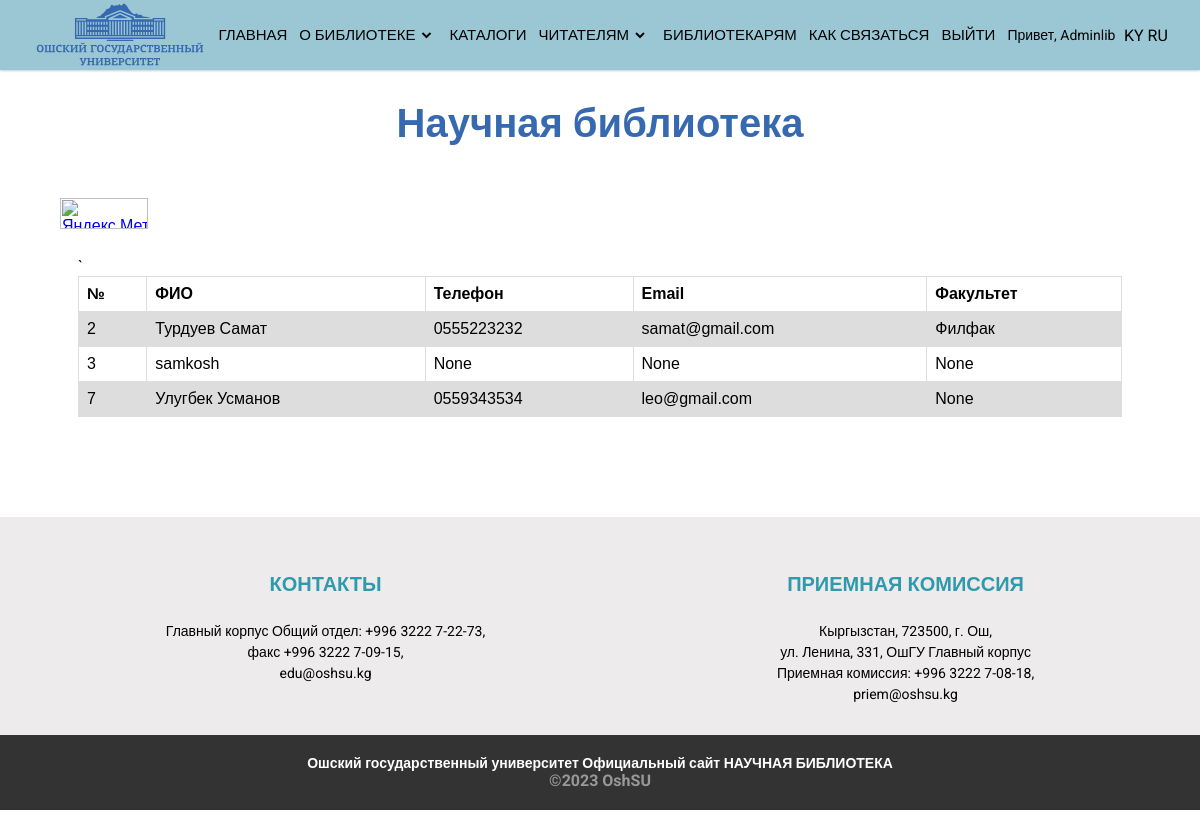
The page /libraries/infoLib (signed in) on the database as committed earlier.
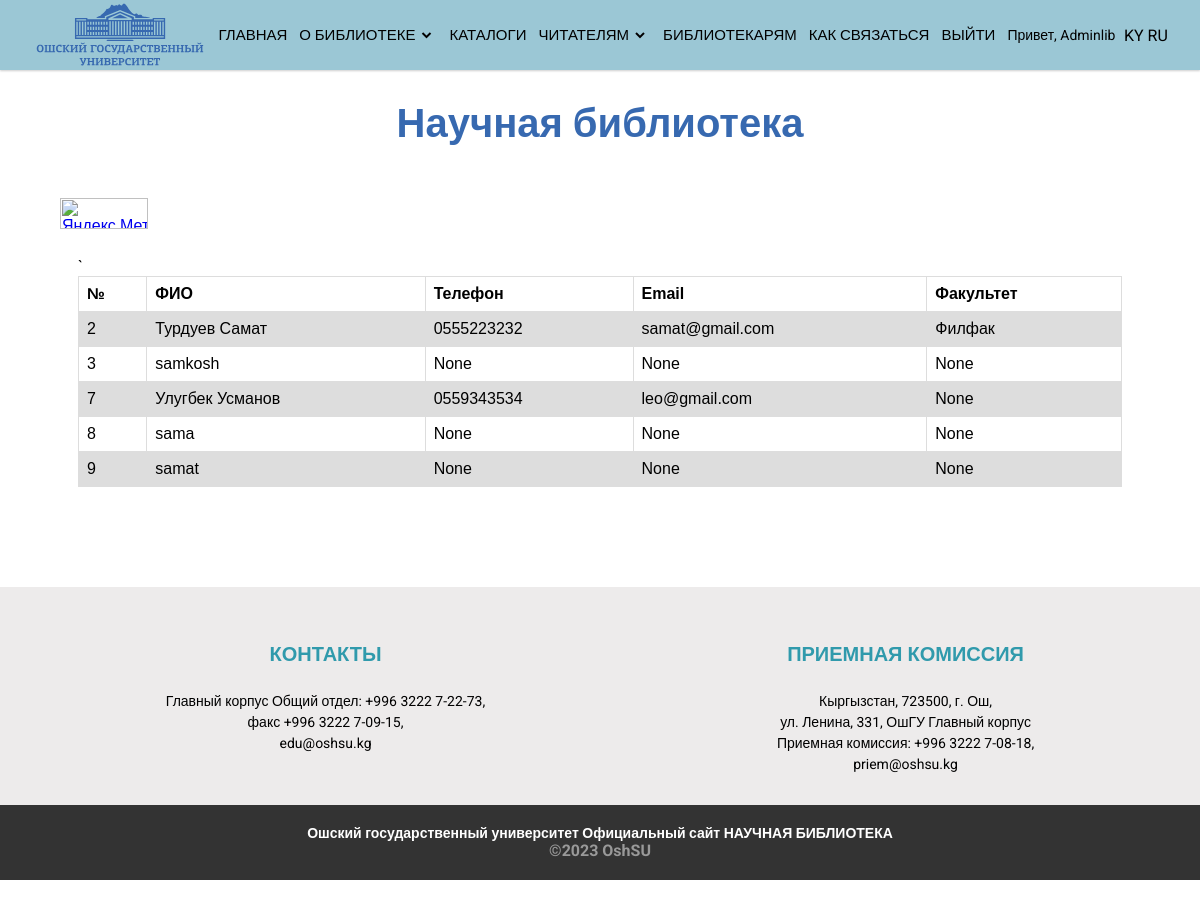
The same page on the database as committed later.
### libraries/models.py (models this page shows, shortened)
class Customer(models.Model):
    user = models.OneToOneField(User, null=True, blank=True, on_delete=models.CASCADE)
    name = models.CharField(max_length=200, null=True)
    phone = models.CharField(max_length=200, null=True, blank=True)
    email = models.CharField(max_length=200, null=True, blank=True)
    profile_pic = models.ImageField(null=True, blank=True, upload_to='profiles/', default="/profiles/user-default.png")
    faculty = models.ForeignKey(Faculty, on_delete=models.CASCADE, blank=True, null=True)
    date_created = models.DateTimeField(auto_now_add=True, null=True)
    class Meta:
        verbose_name = "Библотекар"
        verbose_name_plural = "Библотекар"

class Faculty(models.Model):
    name = models.CharField(max_length=255)
    def __str__(self):
        return self.name
    class Meta:
        verbose_name = "Факультет"
        verbose_name_plural = "Факультет"

### libraries/decorators.py (the view)
    def wrapper_function(request, *args, **kwargs):
        group = None
        if request.user.groups.exists():
            group = request.user.groups.all()[0].name
        if group == 'customer':
            return redirect('forLibrarists')
        if group == 'admin':
            return view_func(request, *args, **kwargs)

### libraries/views.py (called while the page is built)
@login_required(login_url='login')
@admin_only
def infoLib(request):
    customers = Customer.objects.all()
    return render(request, 'infoLib.html', {'customers': customers})

### libraries/templates/infoLib.html
{% extends 'index.html' %}
{% load static %}
{% block content %}
{% include 'header.html' %}
<link rel="stylesheet" href="{% static 'css/secondStyle.css' %}">
<div class="sec-container">
		<div class="info_lib">
			<table>
				<tr>
				  <th>№</th>
				  <th>ФИО</th>
				  <th>Телефон</th>`
				  <th>Email</th>
				  <th>Факультет</th>
				</tr>
				{% for customer in customers %}
				<tr>
				  <td>{{customer.id}}</td>
				  <td>{{customer.name}}</td>
				  <td>{{customer.phone}}</td>
				  <td>{{customer.email}}</td>
				  <td>{{customer.faculty}}</td>
				</tr>
				{% endfor %}
			  </table>
		</div>
</div>
{% include 'footer.html' %}
{% endblock %}

### home/templates/header.html (shortened to what this page needs)
{% load static %}
{% load i18n %}
<nav>
	<div class="navbar">
	  <div class="logo"><a href="{% url 'home' %}">
		<img class="logo" src="{% static 'img/logo_ru.svg' %}" alt="">
	</a></div>
	  <div class="nav-links">
		<ul class="links">
		  <li><a data-scroll="home" href="{% url 'home' %}" >{% trans 'Главная' %}</a></li>
		  <li>
			<a data-scroll="about_us" href="{% url 'about' %}" >{% trans 'О библиотеке' %}</a>
			<i class='bx bxs-chevron-down htmlcss-arrow arrow'></i>
		  </li>
		  <li><a href="{% url 'catalogs' %}">{% trans 'Каталоги' %}</a></li>
		  <li>
			<a href="{% url 'readers' %}">{% trans 'Читателям' %}</a>
			<i class='bx bxs-chevron-down js-arrow arrow '></i>
		  </li>
		  <li><a href="{% url 'forLibrarists' %}">{% trans 'Библиотекарям' %}</a></li>
		  <li><a href="{% url 'contact' %}">{% trans 'Как связаться' %}</a></li>
		  {% if user.is_staff %}
		  <li><a href="{% url 'logout' %}">Выйти</a></li>
		  {% endif %}
		  {% if user.is_authenticated %}
		  <li class="hi">{% trans 'Привет' %}, {{request.user|title}}</li>
		  {% endif %}
		</ul>
	  </div>
	  <div class="search-box">
		{% get_current_language as CURRENT_LANGUAGE %}
			{% get_available_languages as AVAILABLE_LANGUAGES %}
			{% get_language_info_list for AVAILABLE_LANGUAGES as languages %}
		<div class="navbar_language">
				{% for language in languages %}
					<a href="/{{ language.code }}/"
					  {% if language.code == CURRENT_LANGUAGE %} class="active"{% endif %}>
					  {{ language.code }}
					</a>
				{% endfor %}
		</div>
	  </div>
	</div>
  </nav>
<header class="header">
	<div class="counter">
<a href="https://metrika.yandex.ru/stat/?id=93089869&amp;from=informer"
target="_blank" rel="nofollow"><img src="https://informer.yandex.ru/informer/93089869/3_1_FFFFFFFF_EFEFEFFF_0_pageviews"
style="width:88px; height:31px; border:0;" alt="Яндекс.Метрика" title="Яндекс.Метрика: данные за сегодня (просмотры, визиты и уникальные посетители)" class="ym-advanced-informer" data-cid="93089869" data-lang="ru" /></a>
	</div>
		<h1 class="header_title"><a href="{% url 'home' %}">{% trans 'Научная библиотека' %}</a></h1>
</header>

Rows that differ between the two databases and show on the page:
added Customer: id "8", name "sama", phone "None", email "None", faculty "None"
added Customer: id "9", name "samat", phone "None", email "None", faculty "None"
